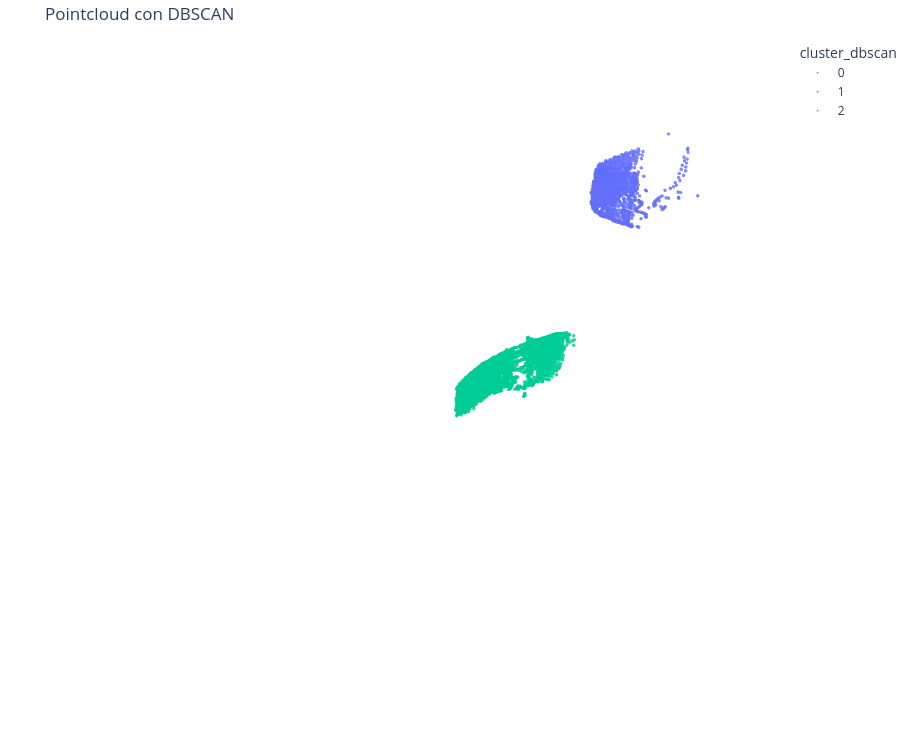

The notebook cell this image was saved under:
### Markdown cell above
## Clusters DBSCAN

### Code cell
detctor_dbscan = DetectorDBSCAN(eps=DBSCAN_EPS, min_samples=DBSCAN_MIN_SAMPLES)

df_clean = detctor_dbscan.fit_predict(df_filtered)

show_pointcloud(df_clean, title='Pointcloud con DBSCAN', color_col='cluster_dbscan', is_cluster=True)

### Figure 1 — Plotly figure (JSON) as saved in the notebook; plotly's stock layout.template omitted (floating-point values rounded to 4 significant figures; data arrays with more than 128 entries replaced by an {"elided": "..."} marker saying what was removed)
{"data": [{"hovertemplate": "cluster_dbscan=0<br>x=%{x}<br>y=%{y}<br>z=%{z}<extra></extra>", "legendgroup": "0", "marker": {"color": "#636EFA", "opacity": 0.8, "size": 2, "symbol": "circle"}, "mode": "markers", "name": "0", "scene": "scene", "showlegend": true, "type": "scatter3d", "x": {"elided": "1149 float values"}, "y": {"elided": "1149 float values"}, "z": {"elided": "1149 float values"}}, {"hovertemplate": "cluster_dbscan=1<br>x=%{x}<br>y=%{y}<br>z=%{z}<extra></extra>", "legendgroup": "1", "marker": {"color": "#EF553B", "opacity": 0.8, "size": 2, "symbol": "circle"}, "mode": "markers", "name": "1", "scene": "scene", "showlegend": true, "type": "scatter3d", "x": [16.43, 18.25, 17.69, 17.51, 17.59, 17.65, 17.78, 17.09, 17.18, 17.29, 18.39, 18.37, 18.39, 18.4, 18.34, 17.79, 17.3, 18.35, 18.36, 18.4, 18.4, 18.38, 18.77, 17.93], "y": [6.669, 6.728, 6.277, 6.092, 6.001, 5.899, 5.702, 6.646, 6.083, 6.001, 5.881, 5.753, 5.634, 5.514, 5.375, 6.754, 6.207, 5.83, 5.709, 5.597, 5.476, 5.345, 6.82, 5.779], "z": [2.846, 2.882, 2.782, 2.748, 2.756, 2.759, 2.768, 2.484, 2.47, 2.479, 2.614, 2.607, 2.604, 2.601, 2.588, 2.348, 2.269, 2.375, 2.372, 2.372, 2.369, 2.361, 2.225, 2.102]}, {"hovertemplate": "cluster_dbscan=2<br>x=%{x}<br>y=%{y}<br>z=%{z}<extra></extra>", "legendgroup": "2", "marker": {"color": "#00CC96", "opacity": 0.8, "size": 2, "symbol": "circle"}, "mode": "markers", "name": "2", "scene": "scene", "showlegend": true, "type": "scatter3d", "x": {"elided": "3001 float values"}, "y": {"elided": "3001 float values"}, "z": {"elided": "3001 float values"}}], "layout": {"height": 750, "legend": {"title": {"text": "cluster_dbscan"}, "tracegroupgap": 0}, "margin": {"b": 0, "l": 0, "r": 0, "t": 40}, "scene": {"aspectmode": "data", "domain": {"x": [0, 1], "y": [0, 1]}, "xaxis": {"title": {"text": "x"}, "visible": false}, "yaxis": {"title": {"text": "y"}, "visible": false}, "zaxis": {"title": {"text": "z"}, "visible": false}}, "title": {"text": "Pointcloud con DBSCAN"}}}
